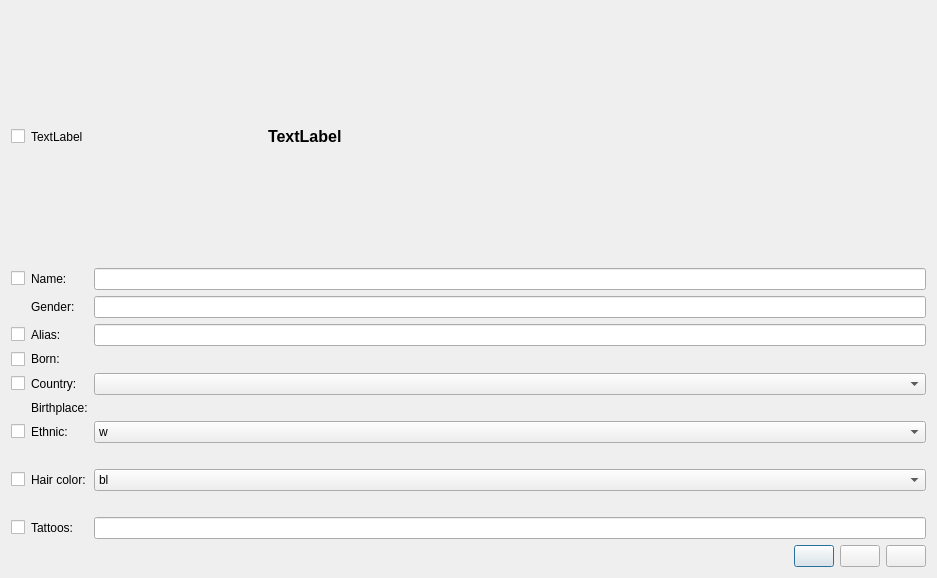
<?xml version="1.0" encoding="UTF-8"?>
<ui version="4.0">
 <class>DatenausderIAFD</class>
 <widget class="QDialog" name="DatenausderIAFD">
  <property name="geometry">
   <rect>
    <x>0</x>
    <y>0</y>
    <width>937</width>
    <height>573</height>
   </rect>
  </property>
  <property name="windowTitle">
   <string>Data from the IAFD</string>
  </property>
  <property name="windowIcon">
   <iconset>
    <normaloff>pypordb/8027068_splash.png</normaloff>pypordb/8027068_splash.png</iconset>
  </property>
  <layout class="QGridLayout" name="gridLayout_2">
   <item row="0" column="0">
    <layout class="QHBoxLayout" name="horizontalLayout">
     <item>
      <widget class="QCheckBox" name="checkBoxBild">
       <property name="text">
        <string/>
       </property>
      </widget>
     </item>
     <item>
      <widget class="QLabel" name="labelBild">
       <property name="minimumSize">
        <size>
         <width>231</width>
         <height>251</height>
        </size>
       </property>
       <property name="text">
        <string>TextLabel</string>
       </property>
      </widget>
     </item>
     <item>
      <widget class="QLabel" name="labelName">
       <property name="enabled">
        <bool>true</bool>
       </property>
       <property name="minimumSize">
        <size>
         <width>401</width>
         <height>0</height>
        </size>
       </property>
       <property name="font">
        <font>
         <pointsize>12</pointsize>
         <weight>75</weight>
         <bold>true</bold>
        </font>
       </property>
       <property name="text">
        <string>TextLabel</string>
       </property>
      </widget>
     </item>
     <item>
      <spacer name="horizontalSpacer_2">
       <property name="orientation">
        <enum>Qt::Horizontal</enum>
       </property>
       <property name="sizeHint" stdset="0">
        <size>
         <width>40</width>
         <height>20</height>
        </size>
       </property>
      </spacer>
     </item>
    </layout>
   </item>
   <item row="1" column="0">
    <layout class="QGridLayout" name="gridLayout">
     <item row="3" column="0">
      <widget class="QCheckBox" name="checkBoxGeboren">
       <property name="text">
        <string/>
       </property>
      </widget>
     </item>
     <item row="10" column="1">
      <widget class="QLabel" name="label_7">
       <property name="text">
        <string>Tattoos:</string>
       </property>
      </widget>
     </item>
     <item row="6" column="1">
      <widget class="QLabel" name="label_4">
       <property name="text">
        <string>Ethnic:</string>
       </property>
      </widget>
     </item>
     <item row="6" column="0">
      <widget class="QCheckBox" name="checkBoxEthnic">
       <property name="text">
        <string/>
       </property>
      </widget>
     </item>
     <item row="4" column="1">
      <widget class="QLabel" name="label_3">
       <property name="text">
        <string>Country:</string>
       </property>
      </widget>
     </item>
     <item row="2" column="0">
      <widget class="QCheckBox" name="checkBoxPseudo">
       <property name="text">
        <string/>
       </property>
      </widget>
     </item>
     <item row="10" column="0">
      <widget class="QCheckBox" name="checkBoxTattos">
       <property name="text">
        <string/>
       </property>
      </widget>
     </item>
     <item row="0" column="1">
      <widget class="QLabel" name="label_8">
       <property name="text">
        <string>Name:</string>
       </property>
      </widget>
     </item>
     <item row="0" column="0">
      <widget class="QCheckBox" name="checkBoxName">
       <property name="text">
        <string/>
       </property>
      </widget>
     </item>
     <item row="2" column="1">
      <widget class="QLabel" name="label">
       <property name="text">
        <string>Alias:</string>
       </property>
      </widget>
     </item>
     <item row="3" column="1">
      <widget class="QLabel" name="label_2">
       <property name="sizePolicy">
        <sizepolicy hsizetype="Preferred" vsizetype="Fixed">
         <horstretch>0</horstretch>
         <verstretch>0</verstretch>
        </sizepolicy>
       </property>
       <property name="text">
        <string>Born:</string>
       </property>
      </widget>
     </item>
     <item row="10" column="2">
      <widget class="QLineEdit" name="lineEditTattos"/>
     </item>
     <item row="8" column="0">
      <widget class="QCheckBox" name="checkBoxHaare">
       <property name="text">
        <string/>
       </property>
      </widget>
     </item>
     <item row="4" column="0">
      <widget class="QCheckBox" name="checkBoxLand">
       <property name="text">
        <string/>
       </property>
      </widget>
     </item>
     <item row="8" column="1">
      <widget class="QLabel" name="label_5">
       <property name="text">
        <string>Hair color:</string>
       </property>
      </widget>
     </item>
     <item row="2" column="2">
      <widget class="QLineEdit" name="lineEditPseudo"/>
     </item>
     <item row="5" column="1">
      <widget class="QLabel" name="label_9">
       <property name="sizePolicy">
        <sizepolicy hsizetype="Preferred" vsizetype="Fixed">
         <horstretch>0</horstretch>
         <verstretch>0</verstretch>
        </sizepolicy>
       </property>
       <property name="text">
        <string>Birthplace:</string>
       </property>
      </widget>
     </item>
     <item row="1" column="2">
      <widget class="QLineEdit" name="lineEditGeschlecht">
       <property name="readOnly">
        <bool>true</bool>
       </property>
      </widget>
     </item>
     <item row="5" column="2">
      <widget class="QLabel" name="labelBirthplace">
       <property name="sizePolicy">
        <sizepolicy hsizetype="Preferred" vsizetype="Fixed">
         <horstretch>0</horstretch>
         <verstretch>0</verstretch>
        </sizepolicy>
       </property>
       <property name="text">
        <string/>
       </property>
      </widget>
     </item>
     <item row="3" column="2">
      <widget class="QLabel" name="labelGeboren">
       <property name="sizePolicy">
        <sizepolicy hsizetype="Preferred" vsizetype="Fixed">
         <horstretch>0</horstretch>
         <verstretch>0</verstretch>
        </sizepolicy>
       </property>
       <property name="text">
        <string/>
       </property>
      </widget>
     </item>
     <item row="0" column="2">
      <widget class="QLineEdit" name="lineEditName"/>
     </item>
     <item row="1" column="1">
      <widget class="QLabel" name="label_6">
       <property name="text">
        <string>Gender:</string>
       </property>
      </widget>
     </item>
     <item row="4" column="2">
      <widget class="QComboBox" name="comboBoxNation"/>
     </item>
     <item row="6" column="2">
      <widget class="QComboBox" name="comboBoxEthnic">
       <item>
        <property name="text">
         <string>w</string>
        </property>
        <property name="icon">
         <iconset>
          <normaloff>pypordb/white.png</normaloff>pypordb/white.png</iconset>
        </property>
       </item>
       <item>
        <property name="text">
         <string>a</string>
        </property>
        <property name="icon">
         <iconset>
          <normaloff>pypordb/yellow.png</normaloff>pypordb/yellow.png</iconset>
        </property>
       </item>
       <item>
        <property name="text">
         <string>s</string>
        </property>
        <property name="icon">
         <iconset>
          <normaloff>pypordb/black.png</normaloff>pypordb/black.png</iconset>
        </property>
       </item>
       <item>
        <property name="text">
         <string>l</string>
        </property>
        <property name="icon">
         <iconset>
          <normaloff>pypordb/brown.png</normaloff>pypordb/brown.png</iconset>
        </property>
       </item>
      </widget>
     </item>
     <item row="8" column="2">
      <widget class="QComboBox" name="comboBoxHaare">
       <item>
        <property name="text">
         <string>bl</string>
        </property>
        <property name="icon">
         <iconset>
          <normaloff>pypordb/blond.png</normaloff>pypordb/blond.png</iconset>
        </property>
       </item>
       <item>
        <property name="text">
         <string>br</string>
        </property>
        <property name="icon">
         <iconset>
          <normaloff>pypordb/brown.png</normaloff>pypordb/brown.png</iconset>
        </property>
       </item>
       <item>
        <property name="text">
         <string>r</string>
        </property>
        <property name="icon">
         <iconset>
          <normaloff>pypordb/red.png</normaloff>pypordb/red.png</iconset>
        </property>
       </item>
       <item>
        <property name="text">
         <string>s</string>
        </property>
        <property name="icon">
         <iconset>
          <normaloff>pypordb/black.png</normaloff>pypordb/black.png</iconset>
        </property>
       </item>
      </widget>
     </item>
     <item row="7" column="2">
      <widget class="QLabel" name="labelEthnic">
       <property name="sizePolicy">
        <sizepolicy hsizetype="Preferred" vsizetype="Fixed">
         <horstretch>0</horstretch>
         <verstretch>0</verstretch>
        </sizepolicy>
       </property>
       <property name="text">
        <string/>
       </property>
      </widget>
     </item>
     <item row="9" column="2">
      <widget class="QLabel" name="labelHaare">
       <property name="sizePolicy">
        <sizepolicy hsizetype="Preferred" vsizetype="Fixed">
         <horstretch>0</horstretch>
         <verstretch>0</verstretch>
        </sizepolicy>
       </property>
       <property name="text">
        <string/>
       </property>
      </widget>
     </item>
    </layout>
   </item>
   <item row="2" column="0">
    <layout class="QHBoxLayout" name="horizontalLayout_2">
     <item>
      <spacer name="horizontalSpacer_3">
       <property name="orientation">
        <enum>Qt::Horizontal</enum>
       </property>
       <property name="sizeHint" stdset="0">
        <size>
         <width>40</width>
         <height>20</height>
        </size>
       </property>
      </spacer>
     </item>
     <item>
      <widget class="QPushButton" name="pushButtonRemoveBrackets">
       <property name="toolTip">
        <string>&lt;html&gt;&lt;head/&gt;&lt;body&gt;&lt;p&gt;Delete comments in brackets in field Alias, Ctrl+L&lt;/p&gt;&lt;/body&gt;&lt;/html&gt;</string>
       </property>
       <property name="text">
        <string/>
       </property>
       <property name="icon">
        <iconset>
         <normaloff>pypordb/bracket.svg</normaloff>pypordb/bracket.svg</iconset>
       </property>
       <property name="shortcut">
        <string>Ctrl+D</string>
       </property>
      </widget>
     </item>
     <item>
      <widget class="QPushButton" name="pushButtonUebernehmen">
       <property name="toolTip">
        <string>&lt;html&gt;&lt;head/&gt;&lt;body&gt;&lt;p&gt;Adopt marked data (enter)&lt;/p&gt;&lt;/body&gt;&lt;/html&gt;</string>
       </property>
       <property name="text">
        <string/>
       </property>
       <property name="icon">
        <iconset>
         <normaloff>pypordb/dialog-ok.svg</normaloff>pypordb/dialog-ok.svg</iconset>
       </property>
      </widget>
     </item>
     <item>
      <widget class="QPushButton" name="pushButtonCancel">
       <property name="toolTip">
        <string>&lt;html&gt;&lt;head/&gt;&lt;body&gt;&lt;p&gt;Cancel (escape)&lt;/p&gt;&lt;/body&gt;&lt;/html&gt;</string>
       </property>
       <property name="text">
        <string/>
       </property>
       <property name="icon">
        <iconset>
         <normaloff>pypordb/dialog-cancel.svg</normaloff>pypordb/dialog-cancel.svg</iconset>
       </property>
      </widget>
     </item>
    </layout>
   </item>
  </layout>
 </widget>
 <tabstops>
  <tabstop>checkBoxBild</tabstop>
  <tabstop>checkBoxName</tabstop>
  <tabstop>lineEditName</tabstop>
  <tabstop>lineEditGeschlecht</tabstop>
  <tabstop>checkBoxPseudo</tabstop>
  <tabstop>lineEditPseudo</tabstop>
  <tabstop>checkBoxGeboren</tabstop>
  <tabstop>checkBoxLand</tabstop>
  <tabstop>checkBoxEthnic</tabstop>
  <tabstop>checkBoxHaare</tabstop>
  <tabstop>checkBoxTattos</tabstop>
  <tabstop>lineEditTattos</tabstop>
  <tabstop>pushButtonRemoveBrackets</tabstop>
  <tabstop>pushButtonUebernehmen</tabstop>
  <tabstop>pushButtonCancel</tabstop>
 </tabstops>
 <resources/>
 <connections/>
</ui>
